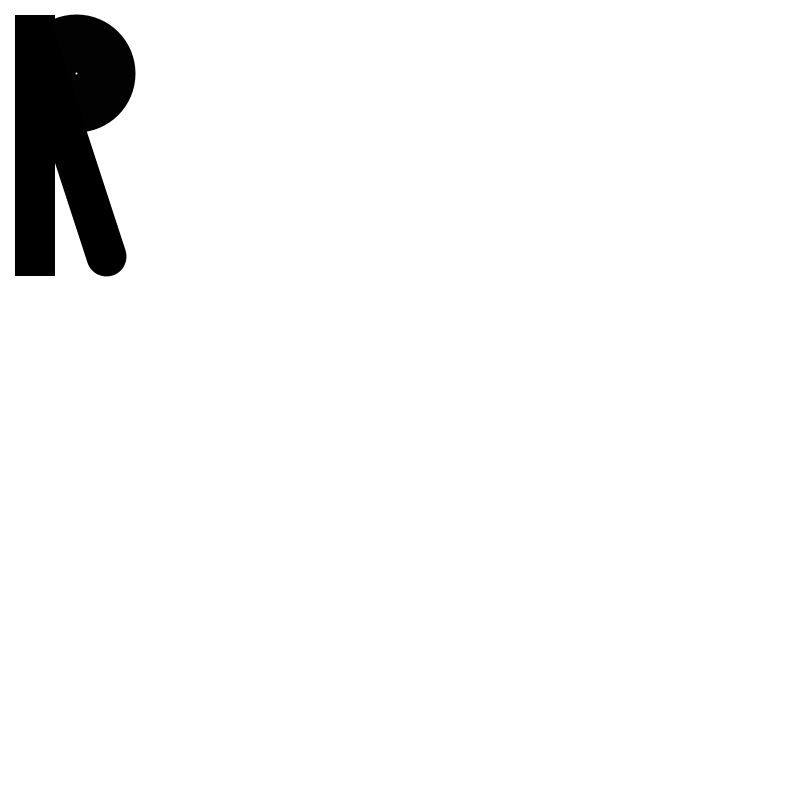
Frame 1 (no input)
Frame 60 (the mouse pressed at the canvas centre just before this capture): identical to frame 1, image omitted
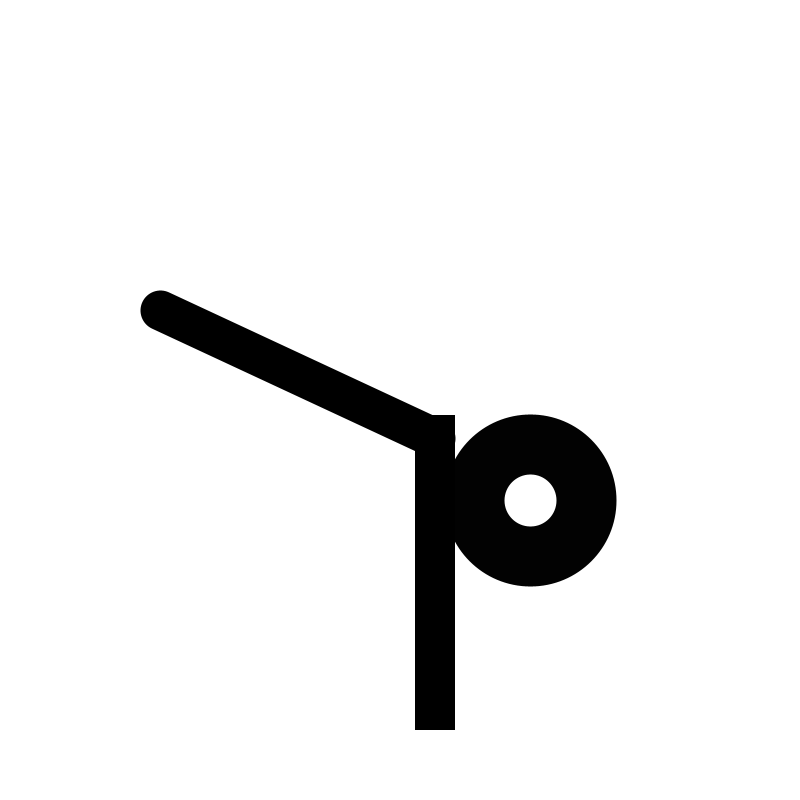
Frame 120 (the mouse held since frame 60 and released just before this capture)

The Processing sketch that drew these frames (run headless with seeded random() and noise(); from frame 60 on, the mouse is pressed at the canvas centre):

// Processing sketch: processing_89024
// ── processing_89024.pde

int speed;
int teller;
int kleur;

void setup()
{
  size(800, 800);
  smooth();
  speed = 6;
  teller = speed;
  
  
  }
  
void draw() { 
    
  background(255);
  smooth();
 strokeWeight(60);
 
  stroke(2);
   
    if( teller >= 300)
    teller = 0;
    
  
  fill(255);
  ellipse(70 + teller + mouseX, 70 + teller/2 + mouseY, 52 + teller, 52 + teller);

  
  
noStroke();
fill(0);
 rect(15 + mouseY, 15 + mouseY, 40, 255 + teller); 

  stroke(0);
  strokeWeight(40);
  line(35 + mouseX, 38+mouseX, 100+teller, 250+teller);


 
if(mousePressed)
  teller = teller + speed;
  
   
   
   } 
  

    
 
